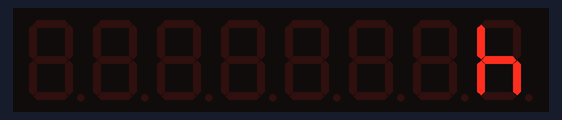
Recording of a program running on a simulated Raspberry Pi (BCM pin numbers). Shown: 8-digit seven-segment display. At 7.6 s the program stops and its outputs stay as they are.

Above: at 0.6 s.
At 1.4 s:
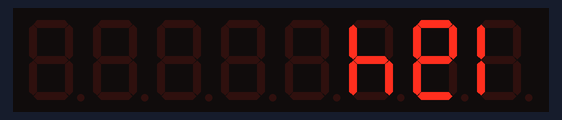
At 2.2 s:
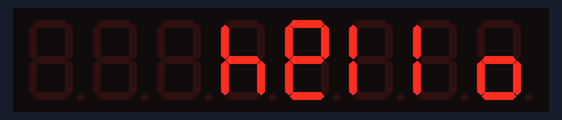
At 3.8 s:
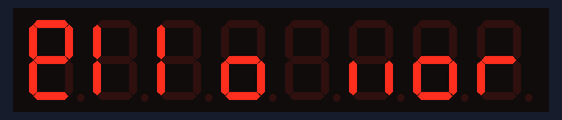
At 5.4 s:
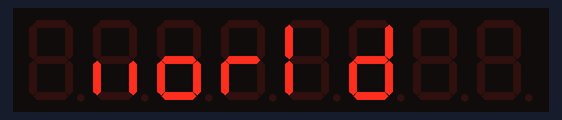
At 7.41 s:
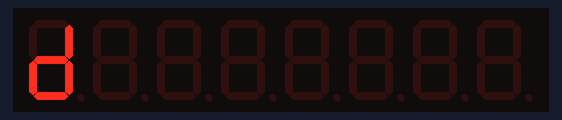

Measured:
- what the display in image 0 shows lasts 0.4 s, from 0.4 s to 0.8 s

The program:

draw-text-not-scroll.py
```python
#!/usr/bin/env python
import max7219.led as led
import time
from max7219.font import proportional, SINCLAIR_FONT, TINY_FONT, CP437_FONT

import argparse

parser = argparse.ArgumentParser()
parser.add_argument('--device', help='string, sevensegment or matrix', type=str, default='sevensegment')
parser.add_argument('--message', help='string, "hello world"', type=str, default='hello world')
parser.add_argument('--cascaded', help='integer, how many devices concated', type=int, default=1)
parser.add_argument('--brightness', help='integer from 1 to 16', type=int, default=7)
parser.add_argument('--vertical', help='boolean, device concated in which direction', type=bool, default=False)
args = parser.parse_args()
# print args
# args.vertical=False
# print args.vertical
# device = led.sevensegment(cascaded=2)

# device = getattr(led, args.device)(cascaded=args.cascaded, vertical=args.vertical)
device = getattr(led, args.device)(cascaded=args.cascaded, vertical=args.vertical)

# device = led.sevensegment(
#     cascaded    =   args.cascaded,
#     vertical    =   args.vertical
# )


# this is how to call a function from string|variable
# brightness = getattr(device, args.brightness)
# brightness()
getattr(device, 'brightness')(args.brightness)

# device.show_message(args.message)
# device.show_message(text=args.message, always_scroll=False)
device.show_message(text=args.message)
# device.show_message(args.message, font=DEFAULT_FONT, delay=0.05, always_scroll=False)
# device.show_message(args.message, DEFAULT_FONT, 0.05, False)
# device.write_text(1, args.message)
```
